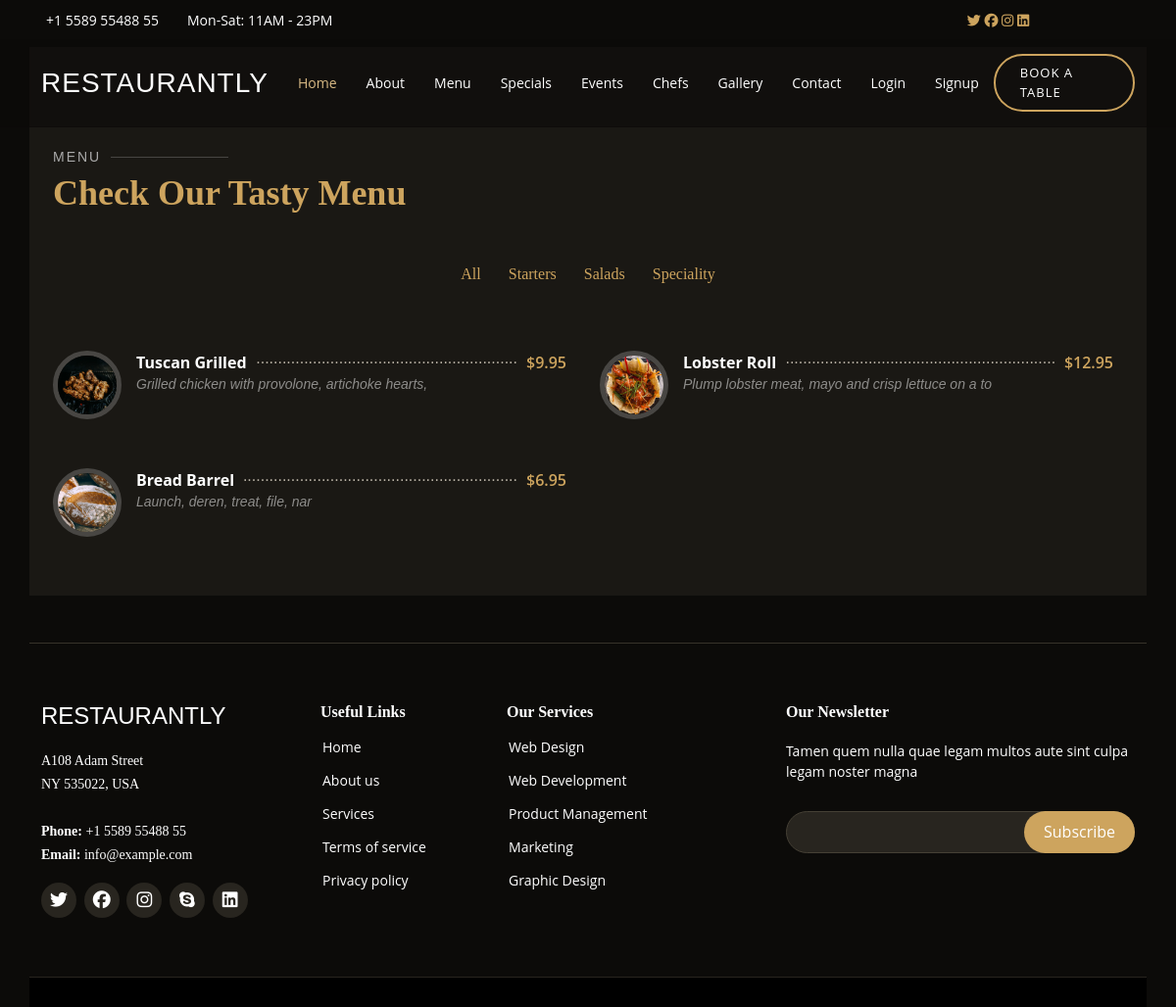
/speciality/, run on the app's committed database.
### app/models.py (models this page shows, shortened)
class AllFood(models.Model):
    food_name = models.CharField(max_length=50)
    desc = models.CharField(max_length=50)
    price = models.FloatField()
    category = models.CharField(choices=category_choice, max_length=10)
    food_image = models.ImageField(upload_to='FoodImage')

### app/views.py (the view)
# urls.py: path('speciality/', views.speciality, name='speciality'),
def speciality(request, data=None):
    if data is None:
        food = AllFood.objects.filter(category='SP')
    return render(request, 'speciality.html', {'food': food})

### templates/speciality.html (shortened to what this page needs)
{% extends 'base.html' %}
{% load static %}
{% block content %}
<section id="menu" class="menu section-bg mt-5">
  <div class="container mt-5" data-aos="fade-up">
    <div class="section-title">
      <h2>Menu</h2>
      <p>Check Our Tasty Menu</p>
    </div>
    <div class="row" data-aos="fade-up" data-aos-delay="100">
      <div class="col-lg-12 d-flex justify-content-center">
        <ul id="menu-flters">
          <li data-filter="*"><a href="{% url 'menu' %}">All</a></li>
          <li data-filter=".filter-starters"><a href="{% url 'starter' %}">Starters</a> </li>
          <li data-filter=".filter-salads" class="filter-active"><a href="{% url 'salad' %}">Salads</a></li>
          <li data-filter=".filter-specialty"><a href="{% url 'speciality' %}">Speciality</a> </li>
        </ul>
      </div>
    </div>
    <div class="row menu-container" data-aos="fade-up" data-aos-delay="200">
      {% for f in food %}
  <div class="col-lg-6 menu-item filter-{{ f.category }}">
        <img src="{{ f.food_image.url }}" class="menu-img" alt="">
        <div class="menu-content">
          <a href="#">{{ f.food_name }}</a><span>${{ f.price }}</span>
        </div>
        <div class="menu-ingredients">
          {{ f.desc }}
        </div>
      </div>
      {% endfor %}
    </div>
  </div>
</section>
{% endblock content %}

### static/css/style.css (style rules this page uses)
body { font-family: "Open Sans", sans-serif; background: #0c0b09; color: #fff; }
a { color: #cda45e; text-decoration: none; }
h1, h2, h3, h4, h5, h6 { font-family: "Playfair Display", serif; }
section { padding: 60px 0; overflow: hidden; }
.section-bg { background-color: #1a1814; }
.section-title { padding-bottom: 40px; }
.section-title h2 { font-size: 14px; font-weight: 500; padding: 0; line-height: 1px; margin: 0 0 5px 0; letter-spacing: 2px; text-transform: uppercase; color: #aaaaaa; font-family: "Poppins", sans-serif; }
.section-title h2::after { content: ""; width: 120px; height: 1px; display: inline-block; background: rgba(255, 255, 255, 0.2); margin: 4px 10px; }
.section-title p { margin: 0; margin: 0; font-size: 36px; font-weight: 700; font-family: "Playfair Display", serif; color: #cda45e; }
.menu #menu-flters { padding: 0; margin: 0 auto 0 auto; list-style: none; text-align: center; border-radius: 50px; }
.menu #menu-flters li { cursor: pointer; display: inline-block; padding: 8px 12px 10px 12px; font-size: 16px; font-weight: 500; line-height: 1; color: #fff; margin-bottom: 10px; transition: all ease-in-out 0.3s; border-radius: 50px; font-family: "Playfair Display", serif; }
.menu #menu-flters li:hover, .menu #menu-flters li.filter-active { color: #cda45e; }
.menu #menu-flters li:last-child { margin-right: 0; }
.menu .menu-item { margin-top: 50px; }
.menu .menu-img { width: 70px; border-radius: 50%; float: left; border: 5px solid rgba(255, 255, 255, 0.2); }
.menu .menu-content { margin-left: 85px; overflow: hidden; display: flex; justify-content: space-between; position: relative; }
.menu .menu-content::after { content: "......................................................................" "...................................................................." "...................................................................."; position: absolute; left: 20px; right: 0; top: -4px; z-index: 1; color: #bab3a6; font-family: Arial, "Helvetica Neue", Helvetica, sans-serif; }
.menu .menu-content a { padding-right: 10px; background: #1a1814; position: relative; z-index: 3; font-weight: 700; color: white; transition: 0.3s; }
.menu .menu-content span { background: #1a1814; position: relative; z-index: 3; padding: 0 10px; font-weight: 600; color: #cda45e; }
.menu .menu-ingredients { margin-left: 85px; font-style: italic; font-size: 14px; font-family: "Poppins", sans-serif; color: rgba(255, 255, 255, 0.5); }

### data on the page
AllFood: food_image (picture), food_name "Tuscan Grilled", price "9.95", desc "Grilled chicken with provolone, artichoke hearts,"
AllFood: food_image (picture), food_name "Lobster Roll", price "12.95", desc "Plump lobster meat, mayo and crisp lettuce on a to"
AllFood: food_image (picture), food_name "Bread Barrel", price "6.95", desc "Launch, deren, treat, file, nar"
